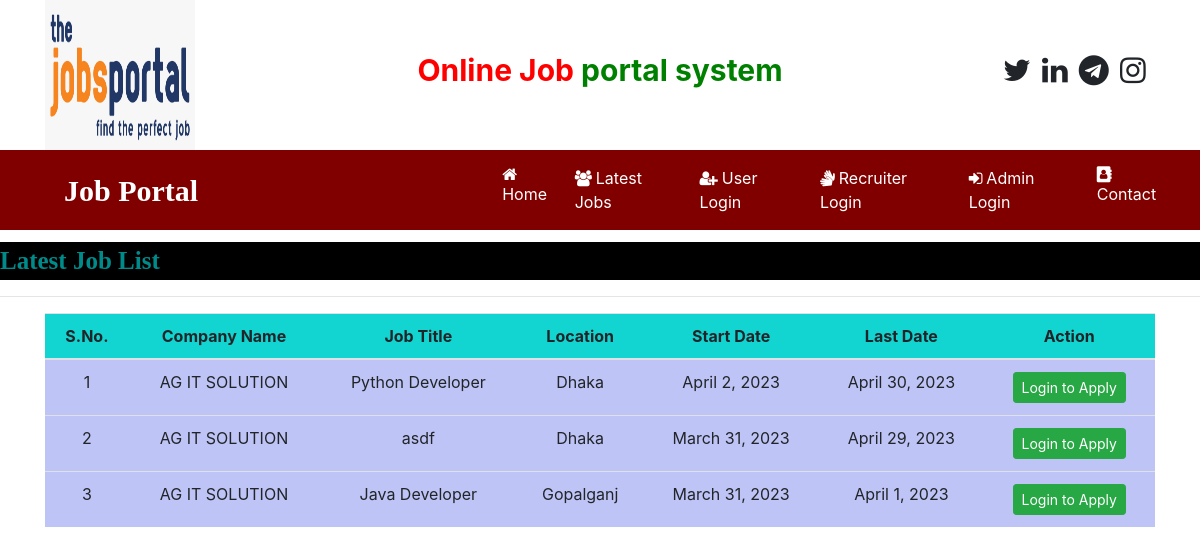
The page /latest_jobs on the database its author committed.
### job/models.py (models this page shows, shortened)
class Job(models.Model):
    recruiter = models.ForeignKey(Recruiter,on_delete=models.CASCADE)
    start_date = models.DateField()
    end_date = models.DateField()
    title = models.CharField(max_length=100)
    salary = models.FloatField(max_length=20)
    image = models.FileField()
    description = models.CharField(max_length=200)
    experience = models.CharField(max_length=50)
    location = models.CharField(max_length=100)
    skills = models.CharField(max_length=100)
    creationdate = models.DateField()

class Recruiter(models.Model):
    user=models.ForeignKey(User,on_delete=models.CASCADE)
    mobile=models.CharField(max_length=15,null=True)
    image=models.FileField(null=True)
    gender=models.CharField(max_length=10,null=True)
    company=models.CharField(max_length=1000,null=True)
    type=models.CharField(max_length=15,null=True)
    status = models.CharField(max_length=20, null=True)

### job/views.py (the view)
# urls.py: path('latest_jobs',latest_jobs, name="latest_jobs"),
def latest_jobs(request):
    job = Job.objects.all().order_by('-start_date')
    d = {'job': job}
    return render(request,'latest_jobs.html',d)

### job/templates/latest_jobs.html (shortened to what this page needs)
{% load static %}
{% block body %}
{% include 'navigation.html' %}
<marquee style = "font-family : 'Monotype Corsiva'; font-size : 25px; color: darkcyan ; background-color: black ; font-weight: bold; margin-top: 1%">
    Latest Job List
</marquee>
<hr>
<div class="container">
<table class="table table-hover" id="example" class="display">
    <thead>
    <tr style="background-color: #12d4D0">
        <th>S.No.</th>
        <th>Company Name</th>
        <th>Job Title</th>
        <th>Location</th>
        <th>Start Date</th>
        <th>Last Date</th>
        <th>Action</th>
    </tr>
    </thead>
    <tbody >
    {% for i in job %}
    <tr style="background-color: #12d4">
        <td>{{forloop.counter}}</td>
        <td>{{i.recruiter.company}}</td>
        <td>{{i.title}}</td>
         <td>{{i.location}}</td>
        <td>{{i.start_date}}</td>
        <td>{{i.end_date}}</td>
        <td><a href="{% url 'user_login' %}" class="btn btn-success btn-sm">Login to Apply</a>
        </td>
    </tr>
    {% endfor %}
    </tbody>
</table>
    </div>
{% endblock  %}

### job/templates/latest_jobs.html (style rules this page uses)
tr { text-align:center }

### rows shown on the page
Job: recruiter.company "AG IT SOLUTION", title "Python Developer", location "Dhaka", start_date "April 2, 2023", end_date "April 30, 2023"
Job: recruiter.company "AG IT SOLUTION", title "asdf", location "Dhaka", start_date "March 31, 2023", end_date "April 29, 2023"
Job: recruiter.company "AG IT SOLUTION", title "Java Developer", location "Gopalganj", start_date "March 31, 2023", end_date "April 1, 2023"
